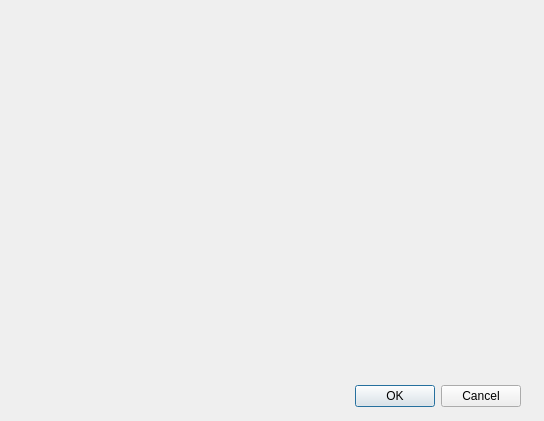
<?xml version="1.0" encoding="UTF-8"?>
<ui version="4.0">
 <class>Dialog_First</class>
 <widget class="QDialog" name="Dialog_First">
  <property name="geometry">
   <rect>
    <x>0</x>
    <y>0</y>
    <width>544</width>
    <height>421</height>
   </rect>
  </property>
  <property name="windowTitle">
   <string>主窗口</string>
  </property>
  <widget class="QDialogButtonBox" name="buttonBox">
   <property name="geometry">
    <rect>
     <x>180</x>
     <y>380</y>
     <width>341</width>
     <height>32</height>
    </rect>
   </property>
   <property name="orientation">
    <enum>Qt::Horizontal</enum>
   </property>
   <property name="standardButtons">
    <set>QDialogButtonBox::Cancel|QDialogButtonBox::Ok</set>
   </property>
  </widget>
 </widget>
 <resources/>
 <connections>
  <connection>
   <sender>buttonBox</sender>
   <signal>accepted()</signal>
   <receiver>Dialog_First</receiver>
   <slot>accept()</slot>
   <hints>
    <hint type="sourcelabel">
     <x>398</x>
     <y>394</y>
    </hint>
    <hint type="destinationlabel">
     <x>157</x>
     <y>274</y>
    </hint>
   </hints>
  </connection>
  <connection>
   <sender>buttonBox</sender>
   <signal>rejected()</signal>
   <receiver>Dialog_First</receiver>
   <slot>reject()</slot>
   <hints>
    <hint type="sourcelabel">
     <x>466</x>
     <y>400</y>
    </hint>
    <hint type="destinationlabel">
     <x>286</x>
     <y>274</y>
    </hint>
   </hints>
  </connection>
 </connections>
</ui>
